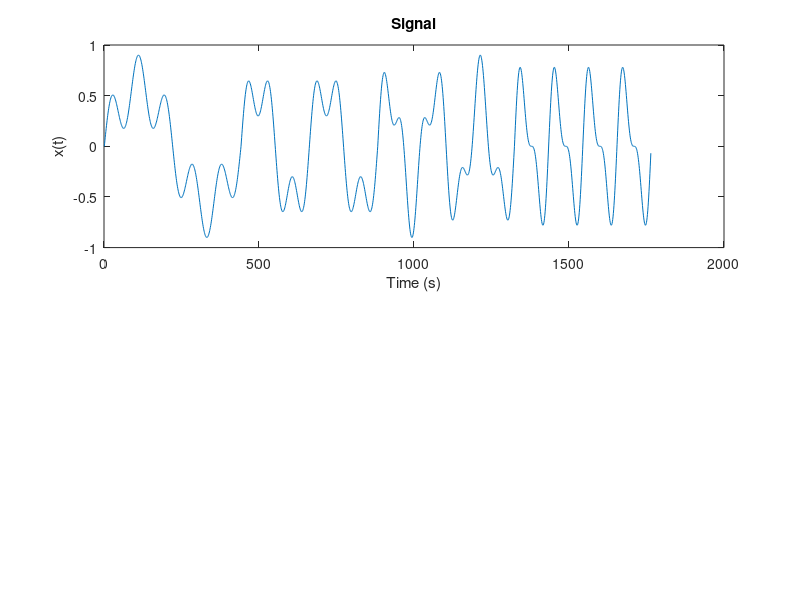

Recreate this plot in MATLAB. (Note: this script raises an error after producing the figure.)
% Get data
read = 0;
if (read == 1)
	[file, data, freq] = Audio_Load('imaginary_mp3cut.wav');
	Audio_Play(file, data, freq);
	dataLeft = data(:, 1);
else
    freq = 44100;
	T = 441;
	dataLeft = [];
    T_ = 0:1/freq:((T-1)/freq);
    dataLeft = [dataLeft (0.6*sin(2*pi* 100 * T_) + 0.3*sin(2*pi* 500 * T_))];
    dataLeft = [dataLeft (0.6*sin(2*pi* 200 * T_) + 0.3*sin(2*pi* 600 * T_))];
    dataLeft = [dataLeft (0.6*sin(2*pi* 300 * T_) + 0.3*sin(2*pi* 700 * T_))];
    dataLeft = [dataLeft (0.6*sin(2*pi* 400 * T_) + 0.3*sin(2*pi* 800 * T_))];

%     [s1, ~] = Signal_GenerateSine(0.6, 200, 0, 0, T, freq);
%     [s2, ~] = Signal_GenerateSine(0.3, 500, 0, 0, T, freq);
%  	dataLeft = [dataLeft s1+s2];
%     [s1, ~] = Signal_GenerateSine(0.6, 300, 0, 0, T, freq);
%     [s2, ~] = Signal_GenerateSine(0.3, 450, 0, 0, T, freq);
%  	dataLeft = [dataLeft s1+s2];
%     [s1, ~] = Signal_GenerateSine(0.6, 150, 0, 0, T, freq);
%     [s2, ~] = Signal_GenerateSine(0.3, 400, 0, 0, T, freq);
%  	dataLeft = [dataLeft s1+s2];
%     [s1, ~] = Signal_GenerateSine(0.6, 250, 0, 0, T, freq);
%     [s2, ~] = Signal_GenerateSine(0.3, 850, 0, 0, T, freq);
%  	dataLeft = [dataLeft s1+s2];
	%sound(dataLeft, freq);
end
figure(1)
subplot(2, 1, 1);
plot(1:length(dataLeft), dataLeft);
title('Signal');
xlabel('Time (s)');
ylabel('x(t)');

Signal_Spectometer(dataLeft, freq)